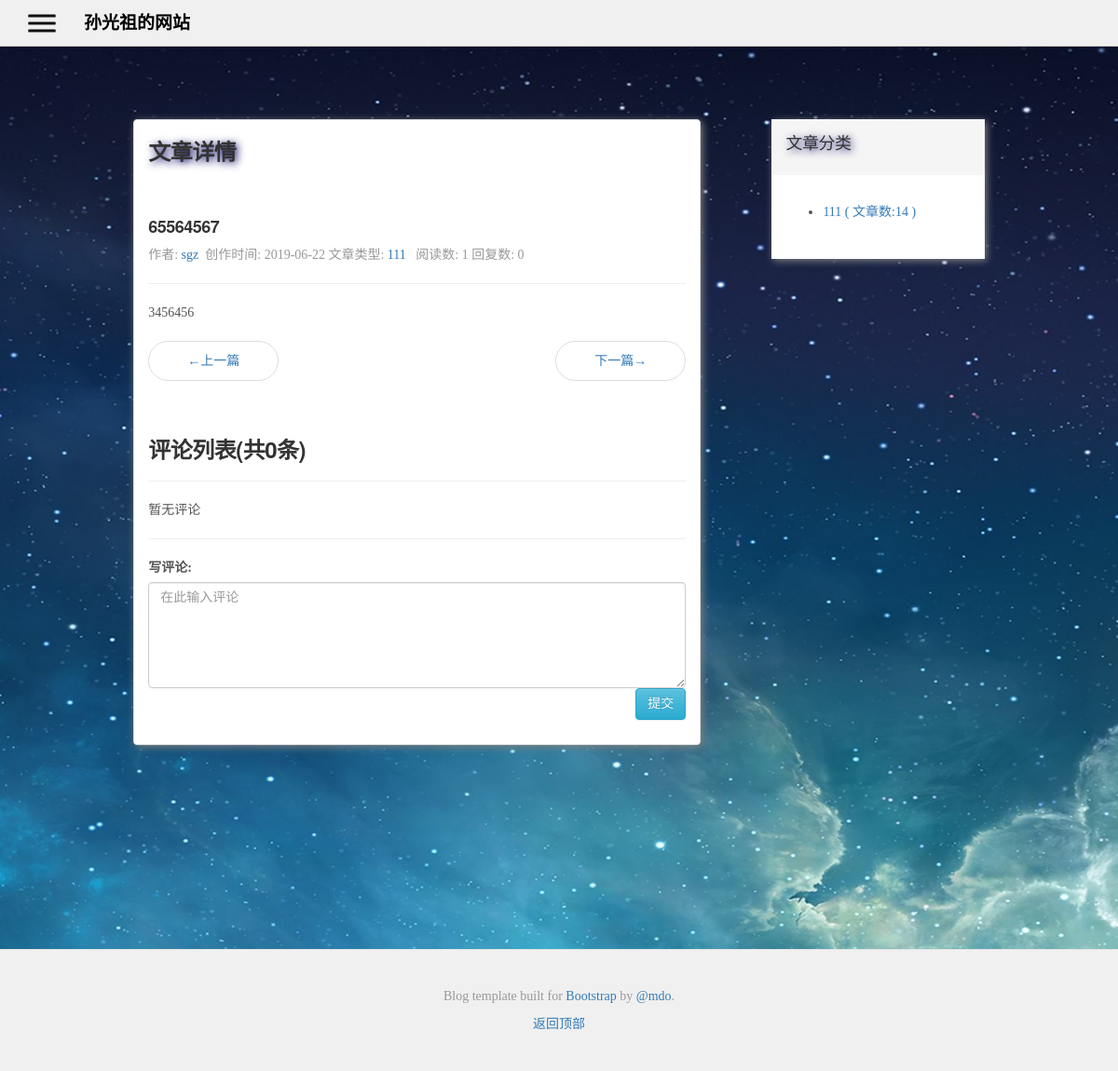
The page /article/article_detail/8 on the database as committed earlier.
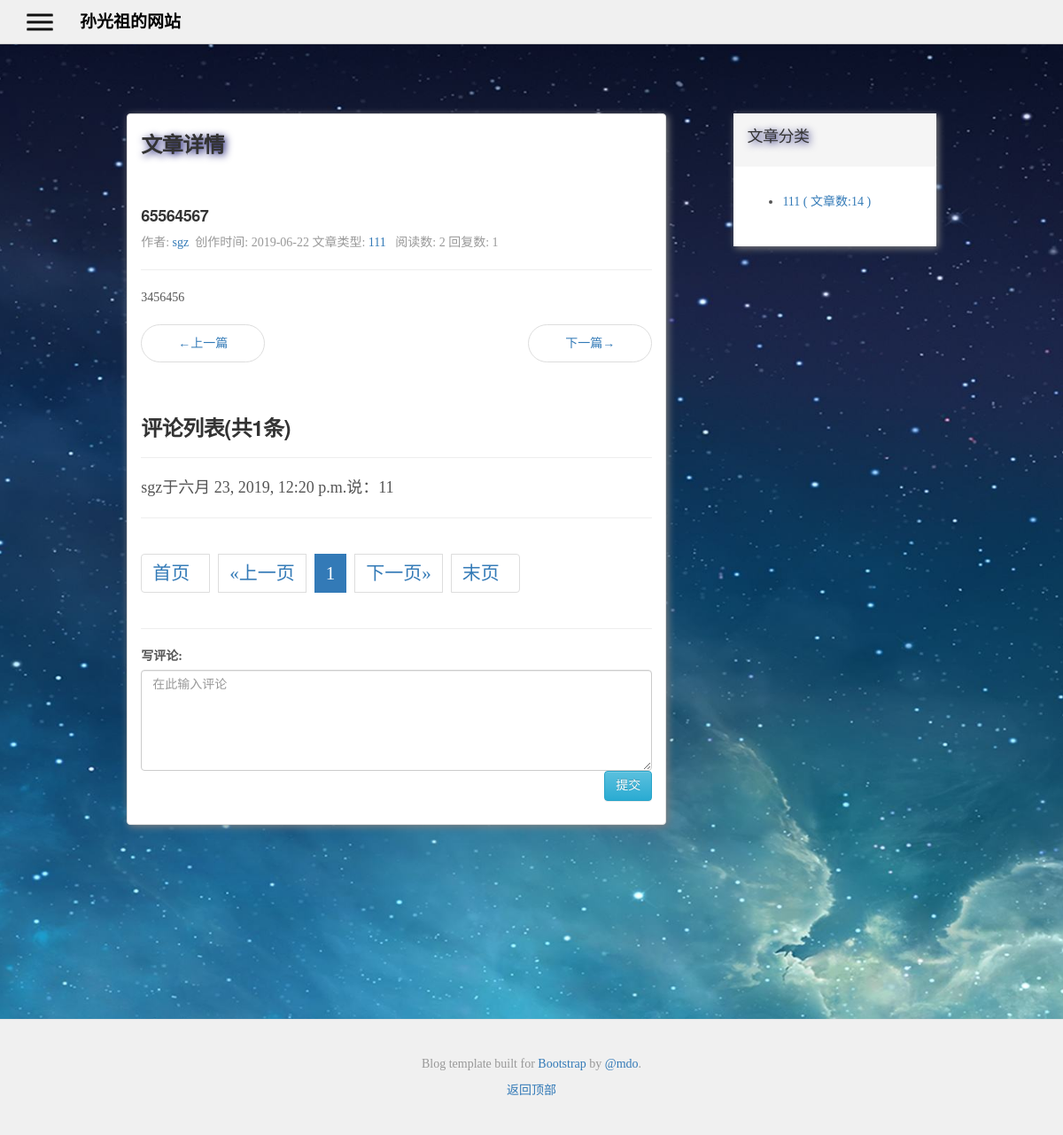
The same page on the database as committed later.
### article/models.py (models this page shows, shortened)
class ArticleType(models.Model):
	type_name = models.CharField(max_length=20)

### user_message/models.py (models this page shows, shortened)
class ArticleComment(models.Model):
	text = RichTextField()
	comment_time = models.DateTimeField(auto_now_add=True)
	user = models.ForeignKey(User, on_delete=models.DO_NOTHING)
	article = models.ForeignKey(Article, on_delete=models.DO_NOTHING, default='1')
	class Meta:
		ordering = ['-comment_time']

### article/views.py (the view)
# urls.py: path('article_detail/<int:article_id>', article_detail, name='article_detail'),
def article_detail(request, article_id):
	article = get_object_or_404(Article, id=article_id)
	comments = ArticleComment.objects.filter(article_id=article_id)
	if not request.COOKIES.get('article_' + str(article_id)) == 'read':
		article.read_count += 1
		article.save()
	context = list_display(request, comments, 8)
	context['article'] = article
	context['read_count'] = article.read_count
	context['prev_article'] = Article.objects.filter(created_time__gt=article.created_time).last()
	context['next_article'] = Article.objects.filter(created_time__lt=article.created_time).first()
	context['comment_form'] = CommentForm()
	context['comments'] = comments
	context['type_list'] = ArticleType.objects.annotate(article_num=Count('article'))
	response = render(request, 'article/article_detail.html', context)
	response.set_cookie('article_' + str(article_id), 'read')
	return response

### user_message/forms.py
class CommentForm(forms.Form):
	text = forms.CharField(label='写评论', max_length=200, widget=forms.Textarea(
		attrs={'class': 'form-control', 'id': 'ckeditor', 'placeholder': '在此输入评论', 'rows': '5'}))

### my_site/common.py (called while the page is built)
def list_display(request, objs, num_per_page):
	page_num = int(request.GET.get('page', 1))
	paginator = Paginator(objs, num_per_page)
	page_now = paginator.get_page(page_num)
	page_count = paginator.num_pages
	if page_num <= 5:
		page_range = list(range(1, min(9, page_count) + 1))
	elif 5 < page_num and page_count <= 9:
		page_range = list(range(1, page_count + 1))
	else:
		page_range = list(range(page_num - 4, min(page_num + 4, page_count + 1)))
	context = dict()
	context['page_now'] = page_now
	context['page_num'] = page_num
	context['page_count'] = page_count
	context['page_range'] = page_range
	return context

### templates/article/article_detail.html (shortened to what this page needs)
{% extends 'base.html' %}
{% block container %}
<div class="panel panel-default col-sm-8 blog-main">
    <div class="blog-header">
        <h3><b>文章详情</b></h3>
    </div>
    <div class="blog-post">
        <h4><b>{{ article.title }}</b></h4>
        <p class="blog-post-meta">作者: <a href="#">{{ article.author.username }}</a>&nbsp
            创作时间: {{ article.created_time|date:"Y-m-d" }}&nbsp文章类型:
            <a href="{% url 'articles_with_type' article.article_type.id %}">{{ article.article_type.type_name }} </a>&nbsp
            阅读数: {{ read_count }}&nbsp回复数: {{ comments|length }}</p>
        <hr>
        <div>
            {{ article.content|safe }}
        </div>
        <nav aria-label="...">
            <ul class="pager">
                {% if prev_article %}
                <li class="previous"><a href="{% url 'article_detail' prev_article.id %}"><span
                        aria-hidden="true">&larr;</span>上一篇</a></li>
                {% else %}
                <li class="previous"><a href="#">无上一篇</a></li>
                {% endif %}
                {% if next_article %}
                <li class="next"><a href="{% url 'article_detail' next_article.id %}">下一篇<span
                        aria-hidden="true">&rarr;</span></a></li>
                {% else %}
                <li class="next"><a href="#"><span aria-hidden="true">&larr;</span>无下一篇</a></li>
                {% endif %}
            </ul>
        </nav>
        <h3><b>评论列表(共{{ comments|length }}条)</b></h3>
        <hr>
        {% for comment in page_now %}
        <p><font size="4">
            {{ comment.user }}于{{ comment.comment_time }}说：{{ comment.text|safe }}
        </font><br>
        <hr>
        </p>
        {% empty %}
        暂无评论
        {% endfor %}
        {% if page_now %}
        {% include 'page_nav.html' %}
        {% endif %}
        <hr>
        <form action="{% url 'add_article_comment' %}?from={{ request.get_full_path }}"
              method="POST">
            {{ comment_form }}
            <input class="btn btn-info pull-right" type="submit" value="提交">
        </form>
    </div>
</div>
{% include 'article/type_list.html' %}
{% endblock %}

### templates/article/type_list.html (shortened to what this page needs)
<div class="col-sm-3 col-sm-offset-1 blog-sidebar" style="box-shadow: 2px 2px 8px grey; background-color:white;">
    <div class="sidebar-module sidebar-module-inset">
        <h4>文章分类</h4>
    </div>
    <div class="sidebar-module">
        <ul>
            {% for type in type_list %}
            <li><a href="{% url 'articles_with_type' type.id %}">{{ type.type_name }} ( 文章数:{{ type.article_num}} )</a>
            </li>
            {% endfor %}
        </ul>
    </div>
</div>

Rows that differ between the two databases and show on the page:
added ArticleComment: user "sgz", comment_time "六月 23, 2019, 12:20 p.m.", text "11"
Other text that changed with them:
{{ read_count }}: "1" → "2"
{{ comments|length }}: "0" → "1"
text no longer shown: "暂无评论"
text now shown: "首页 «上一页 下一页» 末页"
new list line: "1"
